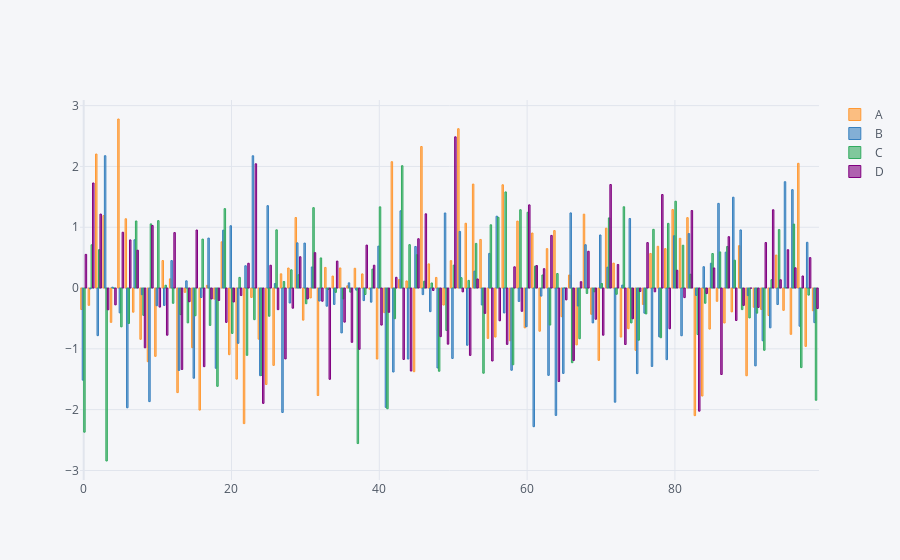

The notebook cell saved with this chart:
### Code cell
df.iplot(kind='bar')
# not what we want
